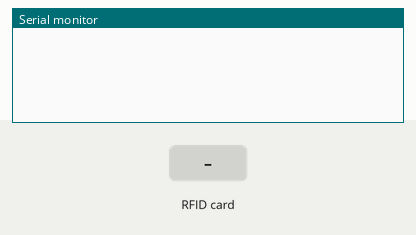
Recording of a sketch running on a simulated Arduino Uno, built with avr-gcc and run on an emulated ATmega328P. On the bench: the last lines printed to the serial monitor. Inputs (shaded band) come from the test bench. No radio packets arrive unless stated.

Above: at 1.2 s.
1.3 s: RFID card 20 C2 4D 80 held to the reader
At 2.3 s:
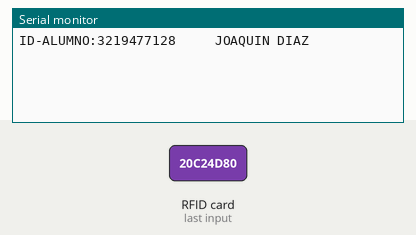
3.2 s: RFID card 5E 7A 19 C4 held to the reader
At 4.1 s:
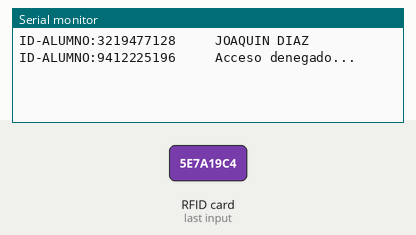

Measured:
- after the input at 1.3 s, the serial monitor: prints a new line after 0.43 s (image 1)
- after the input at 3.2 s, the serial monitor: prints a new line after 0.18 s (image 2)

The sketch:

PRUEBA5-TX.ino
```cpp
#include <SPI.h>
#include <printf.h>
#include <RF24.h>
#include <MFRC522.h>
#define RST_PIN  9    //Pin 9 para el reset del RC522
#define SS_PIN  10   //Pin 10 para el SS (SDA) del RC522
MFRC522 mfrc522(SS_PIN, RST_PIN); ///Creamos el objeto para el RC522
RF24 radio(7,8); // CE, CSN
const byte address[6] = "00001";
byte ActualUID[4]={}; //almacenará el código del Tag leído
byte Usuario1[4]= {48, 78, 21,124} ; //código del usuario 1
byte Usuario2[4]= {0x20, 0xC2, 0x4D, 0x80} ; //código del usuario 2

void setup() {

   Serial.begin(9600);
}

void loop() {

  SPI.begin();        //Iniciamos el Bus SPI
  mfrc522.PCD_Init(); // Iniciamos el MFRC522

  //mfrc522.PICC_HaltA();
// Revisamos si hay nuevas tarjetas  presentes
  if ( mfrc522.PICC_IsNewCardPresent())
        {
            if ( mfrc522.PICC_ReadCardSerial())
            {   Serial.print(F("ID-ALUMNO:"));
                  for (byte i = 0; i < mfrc522.uid.size; i++) {
                          //Serial.print(mfrc522.uid.uidByte[i] < 0x10 ? " 0" : " ");
                          Serial.print(mfrc522.uid.uidByte[i]);
                          //Serial.print(mfrc522.uid.uidByte[i], HEX);
                          ActualUID[i]=mfrc522.uid.uidByte[i];
                  }
                  Serial.print("     ");
                  if(compareArray(ActualUID,Usuario1))
                    Serial.println("VICTOR ARRASCUE");
                  else if(compareArray(ActualUID,Usuario2))
                        Serial.println("JOAQUIN DIAZ");
                  else
                      Serial.println("Acceso denegado...");
            }
  }

  while ( !mfrc522.PICC_IsNewCardPresent()){

 SPI.end();
 //SPI.begin();
  radio.begin();
  radio.openWritingPipe(address);
  radio.setPALevel(RF24_PA_MIN);
  radio.stopListening();

 //for (byte i = 0; i < 4; i++) {
   radio.write(ActualUID,sizeof ActualUID);
   //Serial.print(ActualUID[i]);
// }
 //Serial.println(" ");
 delay(500);
 //mfrc522.PCD_Reset();
  }
}

//Función para comparar dos vectores
 boolean compareArray(byte array1[],byte array2[])
{
  if(array1[0] != array2[0])return(false);
  if(array1[1] != array2[1])return(false);
  if(array1[2] != array2[2])return(false);
  if(array1[3] != array2[3])return(false);
  return(true);
}
```
